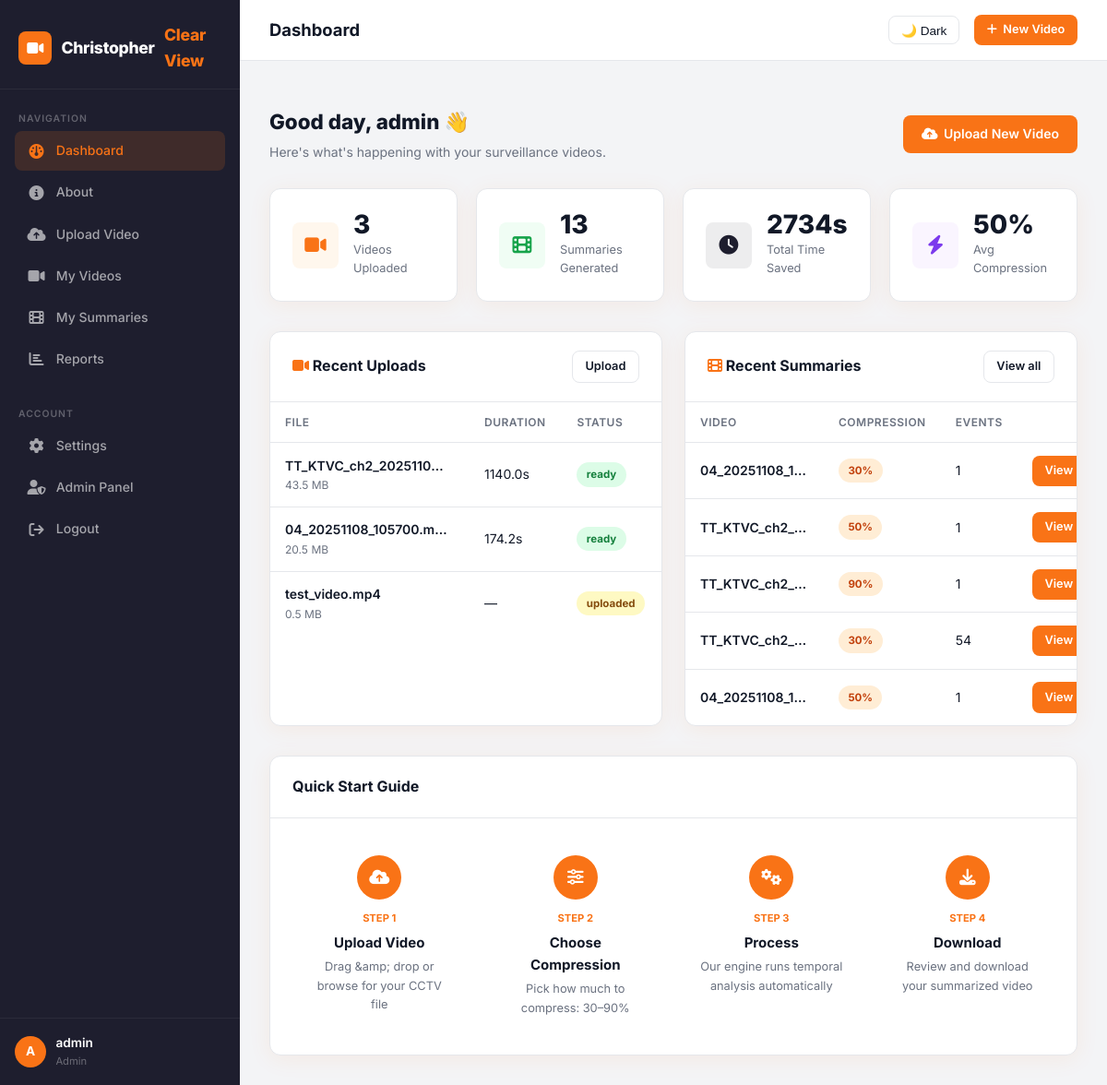
The app's page /dashboard (signed in) with its own data.
### tables this page shows
CREATE TABLE users (
            id          INTEGER PRIMARY KEY AUTOINCREMENT,
            username    TEXT    UNIQUE NOT NULL,
            email       TEXT    UNIQUE NOT NULL,
            password    TEXT    NOT NULL,
            role        TEXT    DEFAULT 'user',
            created_at  TEXT    DEFAULT (datetime('now')),
            last_login  TEXT
        );

CREATE TABLE videos (
            id            INTEGER PRIMARY KEY AUTOINCREMENT,
            user_id       INTEGER NOT NULL,
            filename      TEXT    NOT NULL,
            original_name TEXT    NOT NULL,
            file_size     INTEGER,
            duration      REAL,
            fps           REAL,
            width         INTEGER,
            height        INTEGER,
            status        TEXT    DEFAULT 'uploaded',
            uploaded_at   TEXT    DEFAULT (datetime('now')),
            FOREIGN KEY (user_id) REFERENCES users(id)
        );

CREATE TABLE summaries (
            id              INTEGER PRIMARY KEY AUTOINCREMENT,
            video_id        INTEGER NOT NULL,
            user_id         INTEGER NOT NULL,
            filename        TEXT    NOT NULL,
            compression     INTEGER,
            original_dur    REAL,
            summary_dur     REAL,
            events_detected INTEGER DEFAULT 0,
            processing_time REAL,
            motion_avg      REAL,
            status          TEXT    DEFAULT 'processing',
            created_at      TEXT    DEFAULT (datetime('now')),
            FOREIGN KEY (video_id) REFERENCES videos(id),
            FOREIGN KEY (user_id)  REFERENCES users(id)
        );

### app.py (the view)
@app.route('/dashboard')
@login_required
def dashboard():
    user      = current_user()
    stats     = get_stats(user['id'])
    videos    = get_user_videos(user['id'])[:5]
    summaries = get_user_summaries(user['id'])[:5]
    return render_template('dashboard.html',
                           user=user, stats=stats,
                           videos=videos, summaries=summaries)

### app.py (called while the page is built)
def login_required(f):
    from functools import wraps
    @wraps(f)
    def decorated(*args, **kwargs):
        if 'user_id' not in session:
            flash('Please log in to continue.', 'warning')
            return redirect(url_for('login'))
        return f(*args, **kwargs)
    return decorated

def current_user():
    if 'user_id' in session:
        return get_user_by_id(session['user_id'])
    return None

### utils/database.py (called while the page is built, shortened)
def get_db():
    conn = sqlite3.connect(DB_PATH)
    conn.row_factory = sqlite3.Row
    return conn

def get_user_by_id(user_id):
    conn = get_db()
    user = conn.execute('SELECT * FROM users WHERE id = ?', (user_id,)).fetchone()
    conn.close()
    return user

def get_user_videos(user_id):
    conn = get_db()
    vs = conn.execute(
        'SELECT * FROM videos WHERE user_id = ? ORDER BY uploaded_at DESC', (user_id,)
    ).fetchall()
    conn.close()
    return vs

def get_user_summaries(user_id):
    conn = get_db()
    rows = conn.execute(
        '''SELECT s.*, v.original_name FROM summaries s
           JOIN videos v ON s.video_id = v.id
           WHERE s.user_id = ? ORDER BY s.created_at DESC''',
        (user_id,)
    ).fetchall()
    conn.close()
    return rows

def get_stats(user_id=None):
    conn = get_db()
    if user_id:
        total_videos    = conn.execute('SELECT COUNT(*) FROM videos WHERE user_id=?', (user_id,)).fetchone()[0]
        total_summaries = conn.execute('SELECT COUNT(*) FROM summaries WHERE user_id=?', (user_id,)).fetchone()[0]
        conn.close()
        return {'videos': total_videos, 'summaries': total_summaries}

### templates/dashboard.html (shortened to what this page needs)
{% extends "base.html" %}
{% block page_title %}Dashboard{% endblock %}
{% block content %}
<div style="display:flex;align-items:center;justify-content:space-between;margin-bottom:1.75rem;flex-wrap:wrap;gap:1rem;">
  <div>
    <h2 style="font-size:1.4rem;font-weight:800;margin-bottom:.25rem;">
      Good day, {{ user['username'] }} 👋
    </h2>
    <p style="color:var(--text-muted);font-size:.875rem;">
      Here's what's happening with your surveillance videos.
    </p>
  </div>
  <a href="{{ url_for('upload') }}" class="btn-orange">
    <i class="fa-solid fa-cloud-arrow-up"></i> Upload New Video
  </a>
</div>
<div class="stat-cards">
  <div class="stat-card">
    <div class="stat-icon orange"><i class="fa-solid fa-video"></i></div>
    <div class="stat-info">
      <div class="value">{{ stats.videos }}</div>
      <div class="label">Videos Uploaded</div>
    </div>
  </div>
  <div class="stat-card">
    <div class="stat-icon green"><i class="fa-solid fa-film"></i></div>
    <div class="stat-info">
      <div class="value">{{ stats.summaries }}</div>
      <div class="label">Summaries Generated</div>
    </div>
  </div>
  <div class="stat-card">
    <div class="stat-icon dark"><i class="fa-solid fa-clock"></i></div>
    <div class="stat-info">
      <div class="value">
        {% set done_sums = summaries | selectattr('original_dur') | list %}
        {% if done_sums %}
          {{ "%.0f"|format(done_sums | map(attribute='original_dur') | sum - done_sums | map(attribute='summary_dur') | sum) }}s
        {% else %}—{% endif %}
      </div>
      <div class="label">Total Time Saved</div>
    </div>
  </div>
  <div class="stat-card">
    <div class="stat-icon purple"><i class="fa-solid fa-bolt"></i></div>
    <div class="stat-info">
      <div class="value">
        {% if summaries %}
          {{ "%.0f"|format(summaries | map(attribute='compression') | list | sum / summaries | length) }}%
        {% else %}—{% endif %}
      </div>
      <div class="label">Avg Compression</div>
    </div>
  </div>
</div>
<div style="display:grid;grid-template-columns:1fr 1fr;gap:1.5rem;margin-bottom:2rem;">
  <div class="card">
    <div class="card-header">
      <span class="card-title"><i class="fa-solid fa-video" style="color:var(--orange)"></i> Recent Uploads</span>
      <a href="{{ url_for('upload') }}" class="btn-outline btn-sm">Upload</a>
    </div>
    <div class="card-body" style="padding:0;">
      {% if videos %}
      <div class="table-wrap">
        <table>
          <thead><tr><th>File</th><th>Duration</th><th>Status</th></tr></thead>
          <tbody>
            {% for v in videos %}
            <tr>
              <td>
                <div style="font-weight:600;max-width:180px;overflow:hidden;text-overflow:ellipsis;white-space:nowrap;">{{ v['original_name'] }}</div>
                <div style="font-size:.75rem;color:var(--text-muted);">{{ "%.1f"|format(v['file_size']/1024/1024) }} MB</div>
              </td>
              <td>{% if v['duration'] %}{{ "%.1f"|format(v['duration']) }}s{% else %}—{% endif %}</td>
              <td>
                <span class="badge {% if v['status']=='ready' %}badge-success{% elif v['status']=='uploaded' %}badge-warning{% else %}badge-gray{% endif %}">
                  {{ v['status'] }}
                </span>
              </td>
            </tr>
            {% endfor %}
          </tbody>
        </table>
      </div>
      {% else %}
      <div class="empty-state">
        <div class="empty-icon"><i class="fa-solid fa-video-slash"></i></div>
        <h4>No videos yet</h4>
        <p>Upload a CCTV video to get started.</p>
      </div>
      {% endif %}
    </div>
  </div>
  <div class="card">
    <div class="card-header">
      <span class="card-title"><i class="fa-solid fa-film" style="color:var(--orange)"></i> Recent Summaries</span>
      <a href="{{ url_for('summaries_list') }}" class="btn-outline btn-sm">View all</a>
    </div>
    <div class="card-body" style="padding:0;">
      {% if summaries %}
      <div class="table-wrap">
        <table>
          <thead><tr><th>Video</th><th>Compression</th><th>Events</th><th></th></tr></thead>
          <tbody>
            {% for s in summaries %}
            <tr>
              <td style="max-width:150px;overflow:hidden;text-overflow:ellipsis;white-space:nowrap;font-weight:600;">
                {{ s['original_name'] }}
              </td>
              <td><span class="badge badge-orange">{{ s['compression'] }}%</span></td>
              <td>{{ s['events_detected'] }}</td>
              <td>
                {% if s['status'] == 'done' %}
                  <a href="{{ url_for('results', summary_id=s['id']) }}" class="btn-orange btn-sm">View</a>
                {% elif s['status'] == 'processing' %}
                  <span class="badge badge-warning">Processing…</span>
                {% else %}
                  <span class="badge badge-danger">Error</span>
                {% endif %}
              </td>
            </tr>
            {% endfor %}
          </tbody>
        </table>
      </div>
      {% else %}
      <div class="empty-state">
        <div class="empty-icon"><i class="fa-solid fa-film"></i></div>
        <h4>No summaries yet</h4>
        <p>Process a video to generate your first summary.</p>
      </div>
      {% endif %}
    </div>
  </div>
</div>
<div class="card">
  <div class="card-header">
    <span class="card-title">Quick Start Guide</span>
  </div>
  <div class="card-body">
    <div style="display:grid;grid-template-columns:repeat(auto-fit,minmax(180px,1fr));gap:1.5rem;">
      {% for num, title, desc, icon in [
        ('1','Upload Video','Drag &amp; drop or browse for your CCTV file','fa-cloud-arrow-up'),
        ('2','Choose Compression','Pick how much to compress: 30–90%','fa-sliders'),
        ('3','Process','Our engine runs temporal analysis automatically','fa-cogs'),
        ('4','Download','Review and download your summarized video','fa-download'),
      ] %}
      <div style="text-align:center;padding:1rem;">
        <div style="width:48px;height:48px;background:var(--orange);border-radius:50%;display:flex;align-items:center;justify-content:center;color:#fff;font-size:1.1rem;margin:0 auto .75rem;">
          <i class="fa-solid {{ icon }}"></i>
        </div>
        <div style="font-size:.7rem;color:var(--orange);font-weight:700;margin-bottom:.3rem;">STEP {{ num }}</div>
        <div style="font-weight:700;margin-bottom:.3rem;">{{ title }}</div>
        <div style="font-size:.8rem;color:var(--text-muted);">{{ desc }}</div>
      </div>
      {% endfor %}
    </div>
  </div>
</div>
{% endblock %}

### templates/base.html (shortened to what this page needs)
<!DOCTYPE html>
<html lang="en">
<head>
  <link rel="stylesheet" href="{{ url_for('static', filename='css/style.css') }}">
  <link rel="stylesheet" href="https://cdnjs.cloudflare.com/ajax/libs/font-awesome/6.5.0/css/all.min.css">
</head>
<body>
<div class="app-wrapper">
  <aside class="sidebar" id="sidebar">
    <a href="{{ url_for('dashboard') }}" class="sidebar-brand">
      <div class="brand-icon"><i class="fa-solid fa-video-camera"></i></div>
      Christopher <em>Clear View</em>
    </a>
    <div class="sidebar-section">
      <div class="sidebar-section-label">Navigation</div>
      <a href="{{ url_for('dashboard') }}" class="nav-item">
        <i class="fa-solid fa-gauge nav-icon"></i> Dashboard
      </a>
      <a href="{{ url_for('about') }}" class="nav-item">
        <i class="fa-solid fa-circle-info nav-icon"></i> About
      </a>
      <a href="{{ url_for('upload') }}" class="nav-item">
        <i class="fa-solid fa-cloud-arrow-up nav-icon"></i> Upload Video
      </a>
      <a href="{{ url_for('videos_list') }}" class="nav-item">
        <i class="fa-solid fa-video nav-icon"></i> My Videos
      </a>
      <a href="{{ url_for('summaries_list') }}" class="nav-item">
        <i class="fa-solid fa-film nav-icon"></i> My Summaries
      </a>
      <a href="{{ url_for('reports') }}" class="nav-item">
        <i class="fa-solid fa-chart-bar nav-icon"></i> Reports
      </a>
    </div>
    <div class="sidebar-section">
      <div class="sidebar-section-label">Account</div>
      <a href="{{ url_for('settings') }}" class="nav-item">
        <i class="fa-solid fa-gear nav-icon"></i> Settings
      </a>
      {% if user and user['role'] == 'admin' %}
      <a href="{{ url_for('admin') }}" class="nav-item">
        <i class="fa-solid fa-user-shield nav-icon"></i> Admin Panel
      </a>
      {% endif %}
      <a href="{{ url_for('logout') }}" class="nav-item">
        <i class="fa-solid fa-arrow-right-from-bracket nav-icon"></i> Logout
      </a>
    </div>
    <div class="sidebar-footer">
      <div class="user-mini">
        <div class="avatar-sm">{{ user['username'][0].upper() if user else '?' }}</div>
        <div class="user-mini-info">
          <div class="user-mini-name">{{ user['username'] if user else 'Guest' }}</div>
          <div class="user-mini-role">{{ user['role'].capitalize() if user else '' }}</div>
        </div>
      </div>
    </div>
  </aside>
  <div class="main-content">
    <div class="topbar">
      <div style="display:flex;align-items:center;gap:1rem;">
        <span class="topbar-title">{% block page_title %}Dashboard{% endblock %}</span>
      </div>
      <div class="topbar-actions">
        <button class="dark-toggle" id="darkToggle" onclick="toggleDark()">🌙 Dark</button>
        <a href="{{ url_for('upload') }}" class="btn-orange btn-sm">
          <i class="fa-solid fa-plus"></i> New Video
        </a>
      </div>
    </div>
    <div class="page-body">
      {% block content %}{% endblock %}
    </div>
  </div>
</div>
</body>
</html>

### records on screen
users: username "A", username "admin", role "Admin"
videos: original_name "TT_KTVC_ch2_2025110…", v['file_size']/1024/1024 "43.5", duration "1140.0", status "ready"
videos: original_name "04_20251108_105700.mp4", v['file_size']/1024/1024 "20.5", duration "174.2", status "ready"
videos: original_name "test_video.mp4", v['file_size']/1024/1024 "0.5", status "uploaded"
summaries: original_name "04_20251108_1…", compression "30", events_detected "1"
summaries: original_name "TT_KTVC_ch2_…", compression "50", events_detected "1"
summaries: original_name "TT_KTVC_ch2_…", compression "90", events_detected "1"
summaries: original_name "TT_KTVC_ch2_…", compression "30", events_detected "54"
summaries: original_name "04_20251108_1…", compression "50", events_detected "1"

### other values on screen
{{ stats.videos }} "3"
{{ stats.summaries }} "13"
{{ num }} "1" "2" "3" "4"
{{ title }} "Upload Video" "Choose Compression" "Process" "Download"
{{ desc }} "Drag &amp; drop or browse for your CCTV file" "Pick how much to compress: 30–90%" "Our engine runs temporal analysis automatically" "Review and download your summarized video"
